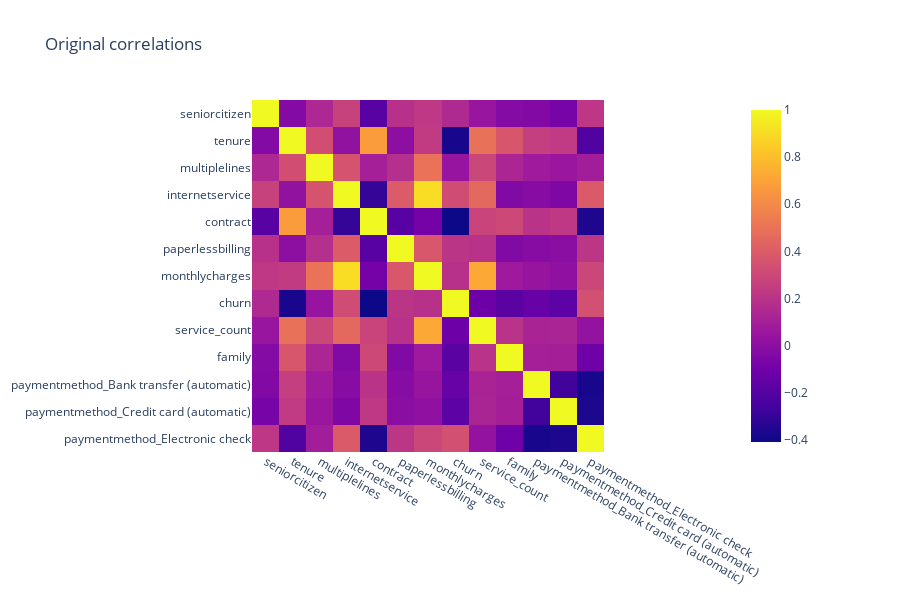

Source (notebook cell):
### Code cell
fig = px.imshow(original_correlations, height=600,
                title="Original correlations")
fig.show()

### Figure 1 — Plotly figure (JSON) as saved in the notebook; plotly's stock layout.template omitted (floating-point values rounded to 4 significant figures; data arrays with more than 128 entries replaced by an {"elided": "..."} marker saying what was removed)
{"data": [{"coloraxis": "coloraxis", "hovertemplate": "x: %{x}<br>y: %{y}<br>color: %{z}<extra></extra>", "name": "0", "type": "heatmap", "x": ["seniorcitizen", "tenure", "multiplelines", "internetservice", "contract", "paperlessbilling", "monthlycharges", "churn", "service_count", "family", "paymentmethod_Bank transfer (automatic)", "paymentmethod_Credit card (automatic)", "paymentmethod_Electronic check"], "xaxis": "x", "y": ["seniorcitizen", "tenure", "multiplelines", "internetservice", "contract", "paperlessbilling", "monthlycharges", "churn", "service_count", "family", "paymentmethod_Bank transfer (automatic)", "paymentmethod_Credit card (automatic)", "paymentmethod_Electronic check"], "yaxis": "y", "z": {"elided": "13x13 float values"}}], "layout": {"coloraxis": {"colorscale": [[0, "#0d0887"], [0.1111, "#46039f"], [0.2222, "#7201a8"], [0.3333, "#9c179e"], [0.4444, "#bd3786"], [0.5556, "#d8576b"], [0.6667, "#ed7953"], [0.7778, "#fb9f3a"], [0.8889, "#fdca26"], [1, "#f0f921"]]}, "height": 600, "title": {"text": "Original correlations"}, "xaxis": {"anchor": "y", "constrain": "domain", "domain": [0, 1], "scaleanchor": "y"}, "yaxis": {"anchor": "x", "autorange": "reversed", "constrain": "domain", "domain": [0, 1]}}}
